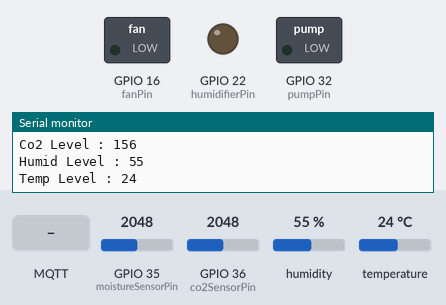
Bench run of a sketch on a simulated ESP32. Shown: switched loads named in the sketch (green lamp = pin HIGH), output pins drawn as LEDs (lit = HIGH), the last lines printed to the serial monitor. Inputs (shaded band) come from the test bench; at power-on: GPIO 35 (moistureSensorPin) = 2048, GPIO 36 (co2SensorPin) = 2048, humidity 55 %, temperature 24 °C. WiFi joins after 1.5 s; servers stay silent unless stated; no MQTT or app messages arrive unless stated.

Above: at 2.7 s.
2.8 s: MQTT message "1" arrives on the first subscribed topic
At 4.5 s:
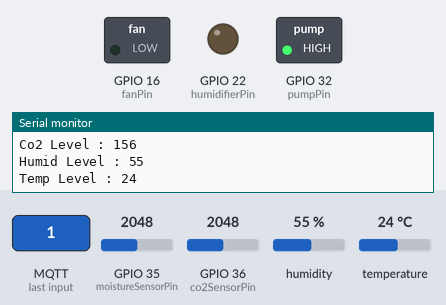
5.0 s: MQTT message "1" arrives on the second subscribed topic
At 6.4 s:
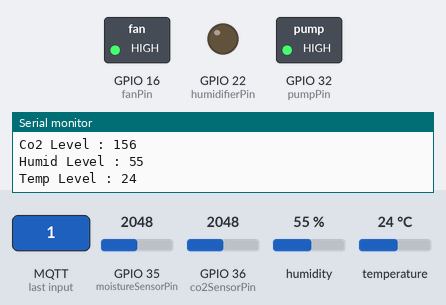
7.1 s: MQTT message "on" arrives on the first subscribed topic
At 8.9 s:
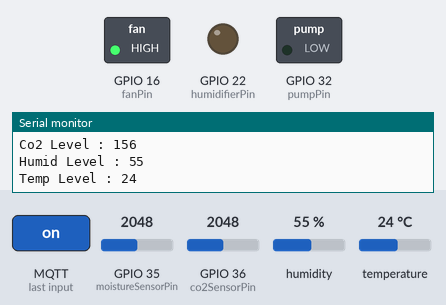
9.2 s: MQTT message "1" arrives on the third subscribed topic
At 11.0 s:
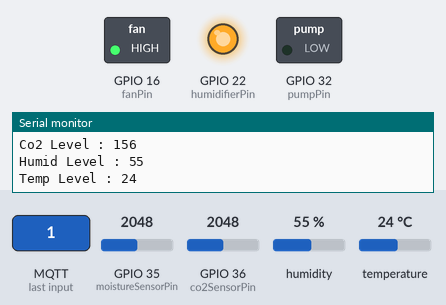
11.3 s: MQTT message "on" arrives on the second subscribed topic
At 12.9 s:
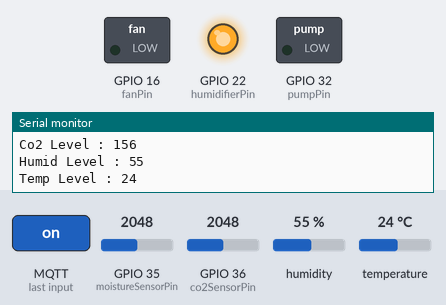
13.3 s: MQTT message "0" arrives on the third subscribed topic
At 14.6 s:
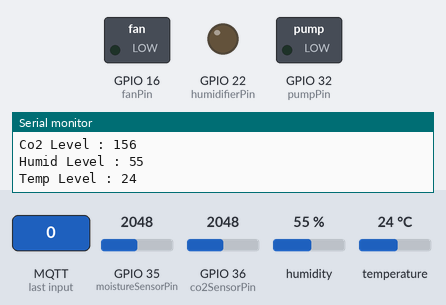
Timing chart, 0 to 16.3 s (numbered marks = the images above; inputs shaded):
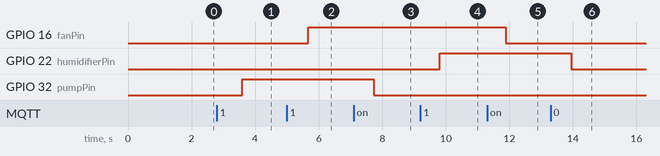

Measured:
- after the input at 2.8 s, GPIO 32 (pumpPin): LOW → HIGH after 0.79 s
- after the input at 5.0 s, GPIO 16 (fanPin): LOW → HIGH after 0.66 s
- after the input at 7.1 s, GPIO 32 (pumpPin): HIGH → LOW after 0.63 s
- after the input at 9.2 s, GPIO 22 (humidifierPin): LOW → HIGH after 0.61 s
- after the input at 11.3 s, GPIO 16 (fanPin): HIGH → LOW after 0.58 s
- after the input at 13.3 s, GPIO 22 (humidifierPin): HIGH → LOW after 0.65 s

The sketch:

mushroom_Final.ino
```cpp
#include <WiFi.h>
#include <PubSubClient.h>
#include <DHT.h>

// Insert your network credentials
#define ssid "Look ma_No Wires"
#define password "AmfWifiHot"

// Define pinout for soil moisture
const int moistureSensorPin  = 35;
const int pumpPin = 32;  //water pump
char soilMAr[6];

// Define pinout for co2
const int co2SensorPin  = 36;
const int fanPin = 16;  //fan
char co2Ar[6];

// Define pinout for air moisture
const int dhtSensorPin  = 13;
const int humidifierPin = 22;  //humidifier relay
char HumidAr[6];

char TempAr[6];

DHT dht(dhtSensorPin,DHT11);

//MQTT topics
#define soilMoistureSens "mushroom/sensor/soilMoisture"
#define soilMoistureAcc "mushroom/actuator/waterpump"

#define co2Sens "mushroom/sensor/co2level"
#define co2Acc "mushroom/actuator/fan"

#define humiditySens "mushroom/sensor/humidity"
#define humidityAcc "mushroom/actuator/humidifier"

#define tempSens "mushroom/sensor/temp"

WiFiClient espClient;
PubSubClient client(espClient);


void setup() {
   Serial.begin(9600);
   setupWifi();
   setupMqtt();

   dht.begin();

   //soil moisture sensor & pump pins
   pinMode(moistureSensorPin, INPUT);
   pinMode(pumpPin, OUTPUT);
   digitalWrite(pumpPin, LOW);

    //co2 sensor & fan pins
   pinMode(co2SensorPin, INPUT);
   pinMode(fanPin, OUTPUT);
   digitalWrite(fanPin, LOW);

   //air moisture sensor & humidifier pins
   pinMode(dhtSensorPin, INPUT);
   pinMode(humidifierPin, OUTPUT);
   digitalWrite(humidifierPin, LOW);


}

void loop() {
   if (!client.connected()) {
      connectToBroker();
   }
   client.loop();


   //soil moisture sensor readings
   updateSoilMoisture();
   Serial.print("Soil Moisture : ");
   Serial.println(soilMAr);
   client.publish(soilMoistureSens , soilMAr);

   updateCo2Level();
   Serial.print("Co2 Level : ");
   Serial.println(co2Ar);
   client.publish(co2Sens , co2Ar);

   updateHumidityLevel();
   Serial.print("Humid Level : ");
   Serial.println(HumidAr);
   client.publish(humiditySens , HumidAr);

   updateTempLevel();
   Serial.print("Temp Level : ");
   Serial.println(TempAr);
   client.publish(tempSens , TempAr);


   delay(1000); // Delay for a second (adjust as needed)
}


//set up wifi connection
void setupWifi(){
   WiFi.begin(ssid, password);
   while (WiFi.status() != WL_CONNECTED) {
      delay(500);
      Serial.print(".");
   }
   Serial.println("WiFi connected");
}

//setup MQTT
void setupMqtt() {
  client.setServer("test.mosquitto.org", 1883);
  //water pump call back
  client.setCallback(waterPumpCallback);
  //Fan Callback
  //client.setCallback(FanCallback);


}

//connect MQTT broker
void connectToBroker(){
  while(!client.connected()){
    Serial.print("Attempting MQTT connection...");
    if(client.connect("ESP32-465466445")){
      Serial.println("connected");

      //water pump on off
      client.subscribe(soilMoistureAcc);
      client.subscribe(co2Acc);
      client.subscribe(humidityAcc);


    }else{
       Serial.println("failed");
        Serial.print(client.state());
        delay(5000);
    }
  }
}

//soil moisture sensor readings update
void updateSoilMoisture(){

    //const int DryValue = 4095;
    // const int WetValue = 2435;
    //int soilMoisturePercent;
    // Get soil mositure value
    int moistureLevel = ( 100 - ( (analogRead(moistureSensorPin) / 4095.00) * 100 ) )*2;
    // Determine soil moisture percentage value
    //soilMoisturePercent = map(moistureLevel, DryValue, WetValue, 0, 100);
    // Keep values between 0 and 100
    //soilMoisturePercent = constrain(soilMoisturePercent, 0, 100);
    // Pass soil moisture to cloud variable
    int current_Moisture = moistureLevel;
    String(current_Moisture).toCharArray(soilMAr, 6) ;
}
//read moisture
int readSoilMoisture(){
    return analogRead(moistureSensorPin);
}
//water pump controlling
void waterPumpCallback(char* topic, byte* payload, unsigned int length) {
    Serial.print("Message arrived [");
    Serial.print(topic);
    Serial.print("]");

    char payloadCharAr[length];
    for (int i = 0; i < length; i++) {
        Serial.print((char)payload[i]);
        payloadCharAr[i] = (char)payload[i];
    }
    Serial.println();

    if (strcmp(topic, soilMoistureAcc) == 0) {
        // Handle soil moisture topic
        Serial.println("soil");
        if (payloadCharAr[0] == '1') {
            digitalWrite(pumpPin, HIGH);
        } else {
            digitalWrite(pumpPin, LOW);
        }
    } else if (strcmp(topic, co2Acc) == 0) {
        Serial.println("co2");
        if (payloadCharAr[0] == '1') {
            digitalWrite(fanPin, HIGH);
        } else {
            digitalWrite(fanPin, LOW);
        }
    } else if (strcmp(topic, humidityAcc) == 0) {
        Serial.println("humid");
        if (payloadCharAr[0] == '1') {
            digitalWrite(humidifierPin, HIGH);
        } else {
            digitalWrite(humidifierPin, LOW);
        }
    } else {
        Serial.println("Unsubscribed Topic");
    }
}


//soil moisture sensor readings update
void updateCo2Level(){
  int airQuality = analogRead(co2SensorPin);
  int mappedAirQuality = map(airQuality, 800, 1600, 0, 100);
   String(mappedAirQuality).toCharArray(co2Ar, 6) ;
}

//Fan controlling
void FanCallback(char* topic,byte* payload, unsigned int length ){
        Serial.print("Message arrived [ ");
        Serial.print(topic);
        Serial.print(" ]");

        char payloadCharAr[length];
        for(int i=0; i<length; i++){
            Serial.print((char)payload[i]);
            payloadCharAr[i] = (char)payload[i];
        }
        Serial.println();

        if(strcmp(topic, co2Acc) == 0){
          if(payloadCharAr[0]=='1'){
            digitalWrite(fanPin, HIGH);
          }else{
             digitalWrite(fanPin, LOW);
          }
        }
}

void updateHumidityLevel(){
  int humidity=dht.readHumidity();
  String(humidity).toCharArray(HumidAr, 6);
}

void updateTempLevel(){
  int temperature=dht.readTemperature();
  String(temperature).toCharArray(TempAr, 6);
}
```
